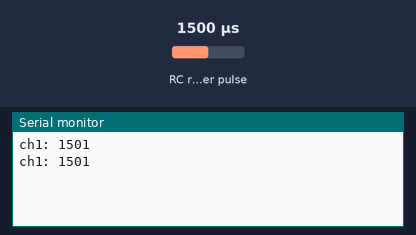
Simulated run of this sketch. Board: Arduino Uno, built with avr-gcc and run on an emulated ATmega328P. On the bench: the last lines printed to the serial monitor. Wiring (inferred from the names in the program): RC receiver channel: data A0. Inputs (shaded band) come from the test bench; at power-on: RC receiver pulse 1500 µs.

Above: at 1.2 s.
1.3 s: RC receiver pulse (sensor on A0) set to 1020 µs
At 2.4 s:
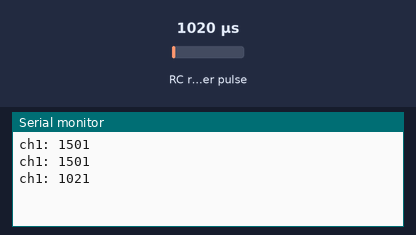
2.8 s: RC receiver pulse (sensor on A0) set to 1250 µs
At 3.9 s:
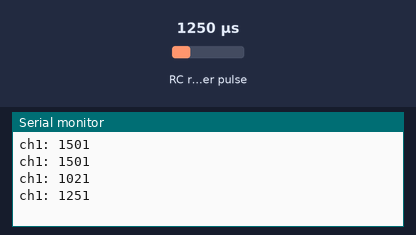
Timing chart, 0 to 5.8 s (numbered marks = the images above; inputs shaded):
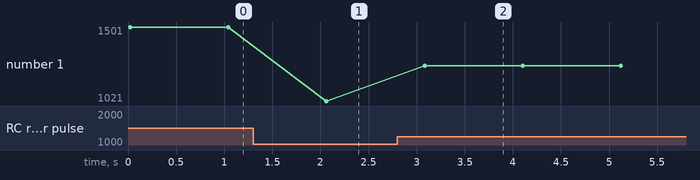

Measured:
- after the input at 1.3 s, the serial monitor: prints a new line after 0.76 s (image 1)
- after the input at 2.8 s, the serial monitor: prints a new line after 0.28 s (image 2)
- plotted number 1: 1501 → 1021 after the input at 1.3 s, 1021 → 1251 after the input at 2.8 s

The sketch:

03_Single_Channel_Reading.ino
```cpp
// define the channel pins
const int channel_1 = A0;

void setup()
{
  // set the pin modes
  pinMode(channel_1, INPUT);

  // initialize the serial port
  Serial.begin(9600);
}

void loop()
{
  // read the values
  int value_1 = pulseIn(channel_1, HIGH);
  Serial.print("\nch1: ");
  Serial.print(value_1);

  // delay for smooth performance
  delay(1000);
}
```
